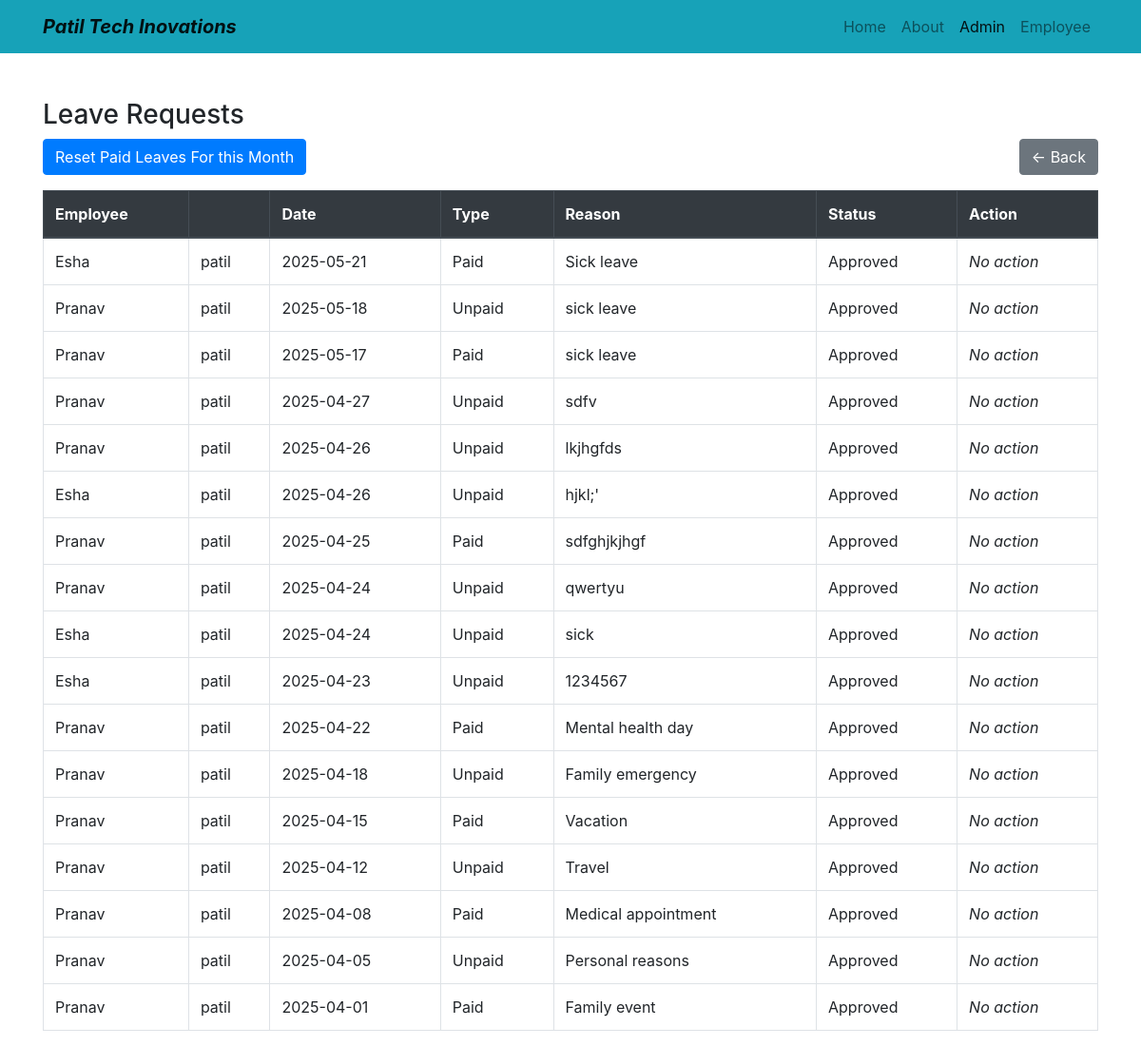
The app's page /leave_req.php with its own data.
### tables this page shows
CREATE TABLE `tblleave` (
  `emp_id` int NOT NULL,
  `leave_date` date NOT NULL,
  `leave_type` enum('Paid','Unpaid') NOT NULL,
  `reason` text,
  `status` enum('Pending','Approved','Rejected') DEFAULT 'Pending'
);

CREATE TABLE `tblemp` (
  `emp_id` int NOT NULL AUTO_INCREMENT,
  `first_name` varchar(50) DEFAULT NULL,
  `last_name` varchar(50) DEFAULT NULL,
  `contact_no` varchar(15) DEFAULT NULL,
  `emp_address` varchar(255) DEFAULT NULL,
  `department` varchar(100) DEFAULT NULL,
  `emp_email` varchar(100) DEFAULT NULL,
  `emp_password` varchar(255) DEFAULT NULL,
  `monthly_paid_leaves` int DEFAULT '5',
  PRIMARY KEY (`emp_id`),
  UNIQUE KEY `emp_email` (`emp_email`)
);

### leave_req.php (the view, shortened to what this page needs)
<?php
include 'dbconnect.php';
$result = $conn->query("
    SELECT l.emp_id as leave_id, l.emp_id, l.leave_date, l.leave_type, l.reason, l.status,
           e.first_name, e.last_name
    FROM tblleave l
    JOIN tblemp e ON l.emp_id = e.emp_id
    ORDER BY l.leave_date DESC
");
?>
<!DOCTYPE html>
<html>
<head>
    <link rel="stylesheet" href="https://stackpath.bootstrapcdn.com/bootstrap/4.5.2/css/bootstrap.min.css">
</head>
<body>
<nav><nav class="navbar navbar-expand-lg navbar-light bg-info">
            <div class="container">
              <a class="navbar-brand"><b><i>Patil Tech Inovations</i></b></a>
              <div class="collapse navbar-collapse" id="navbarResponsive">
                <ul class="navbar-nav ml-auto">
                  <li class="nav-item ">
                    <a class="nav-link" href="index.html">Home</a>
                  </li>
                  <li class="nav-item">
                    <a class="nav-link" href="about.html">About</a>
                  </li>
                  <li class="nav-item">
                    <a class="nav-link active" href="adminlogin.php">Admin</a>
                  </li>
                  <li class="nav-item">
                    <a class="nav-link" href="emplogin.php">Employee</a>
                  </li>
                </ul>
              </div>
            </div>
          </nav>
        </nav>
<div class="container mt-5">
    <h3>Leave Requests</h3>
    <form method="POST" class="mb-3">
    <div class="d-flex justify-content-between align-items-center">
        <button type="submit" name="reset_leaves" class="btn btn-primary"
                onclick="return confirm('Are you sure you want to reset paid leaves to 5 for all employees?');">
            Reset Paid Leaves For this Month
        </button>
        <a href="admin.php" class="btn btn-secondary">← Back</a>
    </div>
</form>
    <table class="table table-bordered">
        <thead class="thead-dark">
            <tr>
                <th>Employee</th>
                <th></th>
                <th>Date</th>
                <th>Type</th>
                <th>Reason</th>
                <th>Status</th>
                <th>Action</th>
            </tr>
        </thead>
        <tbody>
        <?php while ($row = $result->fetch_assoc()): ?>
            <tr>
                <td><?= htmlspecialchars($row['first_name']) ?></td>
                <td><?= htmlspecialchars($row['last_name']) ?></td>
                <td><?= htmlspecialchars($row['leave_date']) ?></td>
                <td><?= htmlspecialchars($row['leave_type']) ?></td>
                <td><?= htmlspecialchars($row['reason']) ?></td>
                <td><?= htmlspecialchars($row['status']) ?></td>
                <td>
                    <?php if ($row['status'] === 'Pending'): ?>
                        <form method="POST" style="display:inline-block;">
                            <input type="hidden" name="leave_id" value="<?= $row['leave_id'] ?>">
                            <input type="hidden" name="emp_id" value="<?= $row['emp_id'] ?>">
                            <input type="hidden" name="leave_type" value="<?= $row['leave_type'] ?>">
                            <input type="hidden" name="leave_date" value="<?= $row['leave_date'] ?>">
                            <button type="submit" name="action" value="Approved" class="btn btn-success btn-sm"
                                    onclick="return confirm('Are you sure you want to approve this leave?');">
                                Approve
                            </button>
                            <button type="submit" name="action" value="Rejected" class="btn btn-danger btn-sm"
                                    onclick="return confirm('Are you sure you want to reject this leave?');">
                                Reject
                            </button>
                        </form>
                    <?php else: ?>
                        <em>No action</em>
                    <?php endif; ?>
                </td>
            </tr>
        <?php endwhile; ?>
        </tbody>
    </table>
</div>
</body>
</html>

### records on screen
tblleave: emp.first_name "Esha", emp.last_name "patil", leave_date "2025-05-21", leave_type "Paid", reason "Sick leave", status "Approved", shows "No action"
tblleave: emp.first_name "Pranav", emp.last_name "patil", leave_date "2025-05-18", leave_type "Unpaid", reason "sick leave", status "Approved", shows "No action"
tblleave: emp.first_name "Pranav", emp.last_name "patil", leave_date "2025-05-17", leave_type "Paid", reason "sick leave", status "Approved", shows "No action"
tblleave: emp.first_name "Pranav", emp.last_name "patil", leave_date "2025-04-27", leave_type "Unpaid", reason "sdfv", status "Approved", shows "No action"
tblleave: emp.first_name "Pranav", emp.last_name "patil", leave_date "2025-04-26", leave_type "Unpaid", reason "lkjhgfds", status "Approved", shows "No action"
tblleave: emp.first_name "Esha", emp.last_name "patil", leave_date "2025-04-26", leave_type "Unpaid", reason "hjkl;'", status "Approved", shows "No action"
tblleave: emp.first_name "Pranav", emp.last_name "patil", leave_date "2025-04-25", leave_type "Paid", reason "sdfghjkjhgf", status "Approved", shows "No action"
tblleave: emp.first_name "Pranav", emp.last_name "patil", leave_date "2025-04-24", leave_type "Unpaid", reason "qwertyu", status "Approved", shows "No action"
tblleave: emp.first_name "Esha", emp.last_name "patil", leave_date "2025-04-24", leave_type "Unpaid", reason "sick", status "Approved", shows "No action"
tblleave: emp.first_name "Esha", emp.last_name "patil", leave_date "2025-04-23", leave_type "Unpaid", reason "1234567", status "Approved", shows "No action"
tblleave: emp.first_name "Pranav", emp.last_name "patil", leave_date "2025-04-22", leave_type "Paid", reason "Mental health day", status "Approved", shows "No action"
tblleave: emp.first_name "Pranav", emp.last_name "patil", leave_date "2025-04-18", leave_type "Unpaid", reason "Family emergency", status "Approved", shows "No action"
tblleave: emp.first_name "Pranav", emp.last_name "patil", leave_date "2025-04-15", leave_type "Paid", reason "Vacation", status "Approved", shows "No action"
tblleave: emp.first_name "Pranav", emp.last_name "patil", leave_date "2025-04-12", leave_type "Unpaid", reason "Travel", status "Approved", shows "No action"
tblleave: emp.first_name "Pranav", emp.last_name "patil", leave_date "2025-04-08", leave_type "Paid", reason "Medical appointment", status "Approved", shows "No action"
tblleave: emp.first_name "Pranav", emp.last_name "patil", leave_date "2025-04-05", leave_type "Unpaid", reason "Personal reasons", status "Approved", shows "No action"
tblleave: emp.first_name "Pranav", emp.last_name "patil", leave_date "2025-04-01", leave_type "Paid", reason "Family event", status "Approved", shows "No action"
